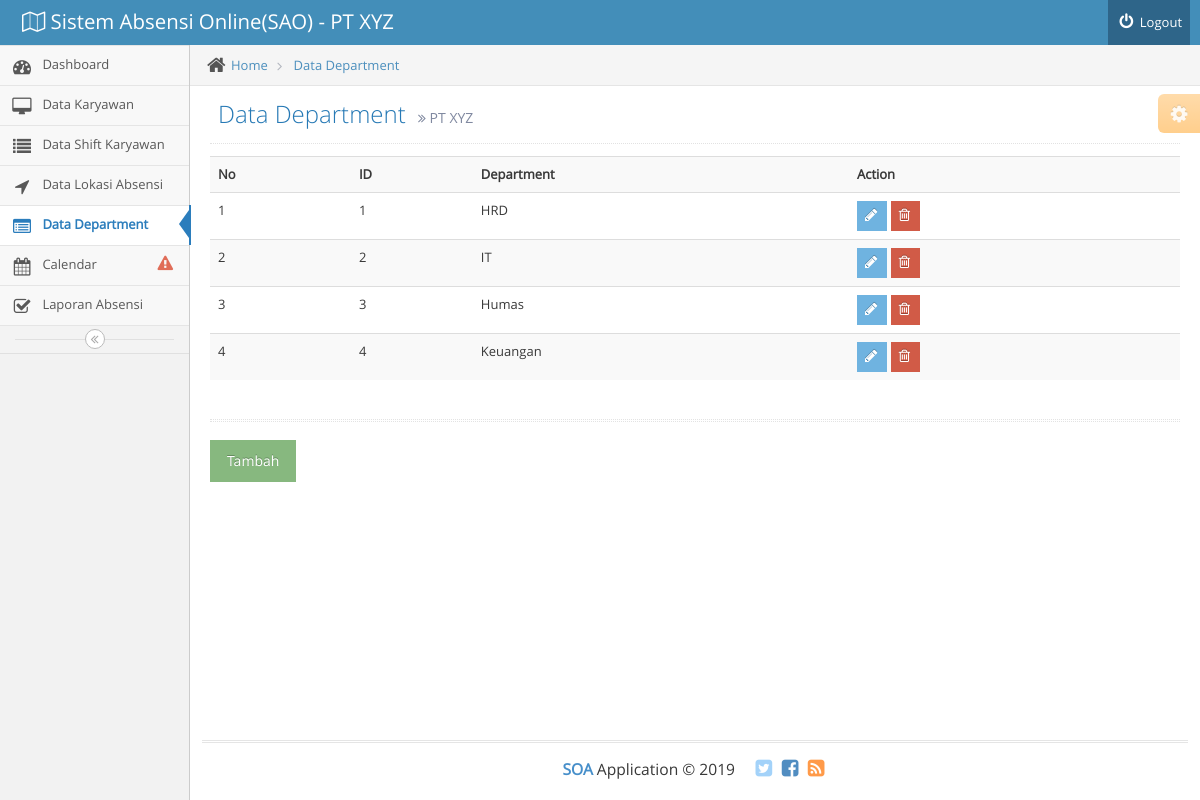
/admin/data_department.php (signed in), run on the app's committed database.
### tables this page shows
CREATE TABLE `department` (
  `id_department` int(7) NOT NULL,
  `nama_department` varchar(50) NOT NULL
);

### admin/data_department.php (the view, shortened to what this page needs)
<!DOCTYPE html>
<html lang="en">
	<head>
		<link rel="stylesheet" href="../assets/css/bootstrap.min.css" />
		<link rel="stylesheet" href="../assets/font-awesome/4.5.0/css/font-awesome.min.css" />
		<link rel="stylesheet" href="../assets/css/ace.min.css" class="ace-main-stylesheet" id="main-ace-style" />
		<link rel="stylesheet" href="../assets/css/ace-skins.min.css" />
		<link rel="stylesheet" href="../assets/css/ace-rtl.min.css" />
		<?php
		include"../koneksi.php";
		?>
	</head>
	<body class="no-skin">
		<div id="navbar" class="navbar navbar-default          ace-save-state">
			<div class="navbar-container ace-save-state" id="navbar-container">
				<div class="navbar-header pull-left">
					<a href="index.php" class="navbar-brand">
						<small>
							<i class="ace-icon fa fa-map-o"></i>
							Sistem Absensi Online(SAO) - PT XYZ
						</small>
					</a>
				</div>
				<div class="navbar-buttons navbar-header pull-right" role="navigation">
					<ul class="nav ace-nav">
						<li>
							<a href="logout.php">
								<i class="ace-icon fa fa-power-off"></i>
								Logout
							</a>
						</li>
					</ul>
				</div>
			</div>
		</div>
		<div class="main-container ace-save-state" id="main-container">
			<div id="sidebar" class="sidebar                  responsive                    ace-save-state">
				<ul class="nav nav-list">
					<li class="">
						<a href="index.php">
							<i class="menu-icon fa fa-tachometer"></i>
							<span class="menu-text"> Dashboard </span>
						</a>
					</li>
					<li class="">
						<a href="data_karyawan.php">
							<i class="menu-icon fa fa-desktop"></i>
							<span class="menu-text">
								Data Karyawan
							</span>
						</a>
					<li class="">
						<a href="data_shift_karyawan.php">
							<i class="menu-icon fa fa-list"></i>
							<span class="menu-text"> Data Shift Karyawan </span>
						</a>
					<li class="">
						<a href="data_lokasi_absensi.php">
							<i class="menu-icon fa fa-location-arrow"></i>
							<span class="menu-text"> Data Lokasi Absensi </span>
						</a>
					<li class="active">
						<a href="data_department.php">
							<i class="menu-icon fa fa-list-alt"></i>
							<span class="menu-text"> Data Department </span>
						</a>
					</li>
					<li class="">
						<a href="calendar.php">
							<i class="menu-icon fa fa-calendar"></i>
							<span class="menu-text">
								Calendar
								<span class="badge badge-transparent tooltip-error" title="See Important Events">
									<i class="ace-icon fa fa-exclamation-triangle red bigger-130"></i>
								</span>
							</span>
						</a>
					</li>
					<li class="">
						<a href="laporan_absensi.php">
							<i class="menu-icon  fa fa-check-square-o"></i>
							<span class="menu-text">
								Laporan Absensi
							</span>
						</a>
					</li>
				</ul>
				<div class="sidebar-toggle sidebar-collapse" id="sidebar-collapse">
					<i id="sidebar-toggle-icon" class="ace-icon fa fa-angle-double-left ace-save-state" data-icon1="ace-icon fa fa-angle-double-left" data-icon2="ace-icon fa fa-angle-double-right"></i>
				</div>
			</div>
			<div class="main-content">
				<div class="main-content-inner">
					<div class="breadcrumbs ace-save-state" id="breadcrumbs">
						<ul class="breadcrumb">
							<li>
								<i class="ace-icon fa fa-home home-icon"></i>
								<a href="#">Home</a>
							</li>
							<li>
								<a href="#">Data Department</a>
							</li>
						</ul>
					</div>
					<div class="page-content">
						<div class="ace-settings-container" id="ace-settings-container">
							<div class="btn btn-app btn-xs btn-warning ace-settings-btn" id="ace-settings-btn">
								<i class="ace-icon fa fa-cog bigger-130"></i>
							</div>
						</div>
						<div class="page-header">
							<h1>
								Data Department
								<small>
									<i class="ace-icon fa fa-angle-double-right"></i>
									PT XYZ
								</small>
							</h1>
						</div>
						<div class="row">
							<div class="col-xs-12">
<div class="table-responsive">
								<table class="table table-striped">
    					<tr>
								<th class="th-sm">No</th>
								<th class="th-sm">ID</th>
				        <th class="th-sm">Department</th>
				        <th class="th-sm">Action</th>
							</tr>
    <?php
    $department = mysqli_query($koneksi, "SELECT * FROM `department`");
    $no=1;
    while($d = mysqli_fetch_array($department)){
				?>
			<tr>
				<td><?php echo $no; ?></td>
				<td><?php echo $d['id_department']; ?></td>
				<td><?php echo $d['nama_department']; ?></td>
				<td>
					<button class="btn btn-xs btn-info">
						<i class="ace-icon fa fa-pencil bigger-120"></i>
					</button>
					<button class="btn btn-xs btn-danger">
						<i class="ace-icon fa fa-trash-o bigger-120"></i>
					</button>
				</td>
			</tr>
			<?php
        $no++;
    }
    ?>
</table>
</div>
								<div class="row">
									<div class="col-xs-12">
									</div>
								</div>
								<div class="hr hr-18 dotted hr-double"></div>
								<div class="row">
									<div class="col-xs-12">
										<button class="btn btn-success">
											Tambah
										</button>
									</div>
								</div>
							</div>
						</div>
					</div>
				</div>
			</div>
			<div class="footer">
				<div class="footer-inner">
					<div class="footer-content">
						<span class="bigger-120">
							<span class="blue bolder">SOA</span>
							Application &copy; 2019
						</span>
						<span class="action-buttons">
							<a href="#">
								<i class="ace-icon fa fa-twitter-square light-blue bigger-150"></i>
							</a>
							<a href="#">
								<i class="ace-icon fa fa-facebook-square text-primary bigger-150"></i>
							</a>
							<a href="#">
								<i class="ace-icon fa fa-rss-square orange bigger-150"></i>
							</a>
						</span>
					</div>
				</div>
			</div>
		</div>
	</body>
</html>

### data on the page
department: id_department "1", nama_department "HRD"
department: id_department "2", nama_department "IT"
department: id_department "3", nama_department "Humas"
department: id_department "4", nama_department "Keuangan"
